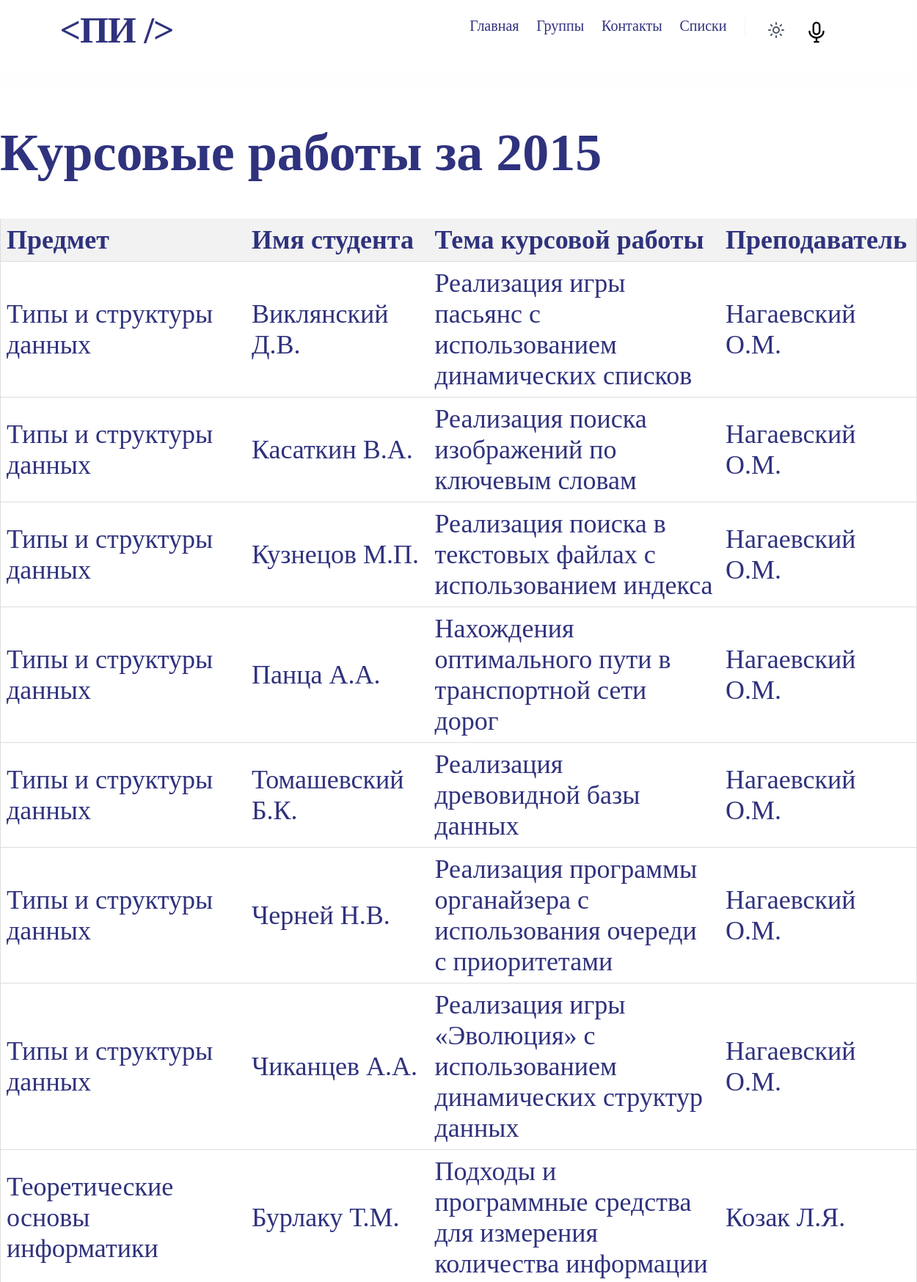
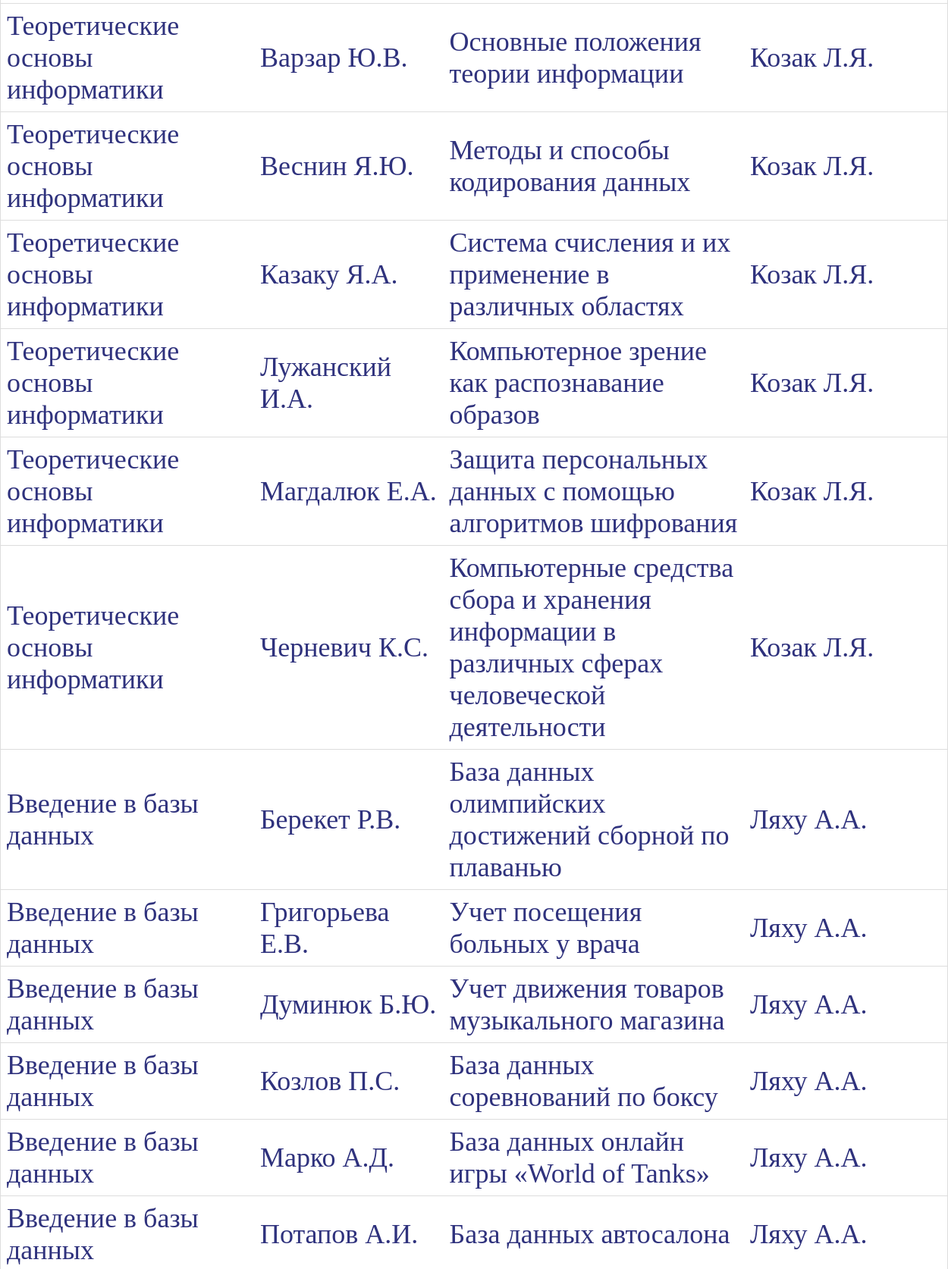
Page /kursovaya/2015 (upper part) on the committed database (2 pictures, top to bottom).
### app.py (models this page shows)
class List_coursework(db.Model):
    id = db.Column(db.Integer, primary_key=True)
    year = db.Column(db.String(100), nullable=True)
    subject =db.Column(db.String(100), nullable=True)
    name_student = db.Column(db.String(100), nullable=True)
    name_coursework = db.Column(db.String(100), nullable=True)
    name_teacher = db.Column(db.String(100), nullable=True)

### app.py (the view)
@app.route('/kursovaya/<int:year>')
def kursovaya(year):
    data = List_coursework.query.filter_by(year=year).all()
    return render_template('Kursovaya.html', data=data, year=year)

### app.py (called while the page is built)
@app.before_request
def restrict_access():
    if request.endpoint and "/admin" in request.endpoint:  # Проверяем, что запрос направлен к админке
        if not current_user.is_authenticated:  # Если пользователь не аутентифицирован
            return redirect(url_for('login'))  # Перенаправляем его на страницу входа
        elif current_user.user_role != 1:  # Если у пользователя нет админских прав
            flash("У вас нет доступа к этой странице.", 'error')  # Показываем сообщение об ошибке
            return redirect(url_for('login'))  # Перенаправляем его на страницу входа

### templates/Kursovaya.html (shortened to what this page needs)
{% extends 'base.html' %}
{% block head %}
    <link rel="stylesheet" href="{{ url_for('static', filename='css/Diplom.css') }}">
{% endblock %}
{% block body%}
    <h1>Курсовые работы за {{ year }}</h1>
    <table>
        <thead>
            <tr>
                <th>Предмет</th>
                <th>Имя студента</th>
                <th>Тема курсовой работы</th>
                <th>Преподаватель</th>
            </tr>
        </thead>
        <tbody>
            {% for item in data %}
                <tr>
                    <td>{{ item.subject }}</td>
                    <td>{{ item.name_student }}</td>
                    <td>{{ item.name_coursework }}</td>
                    <td>{{ item.name_teacher }}</td>
                </tr>
            {% endfor %}
        </tbody>
    </table>
{% endblock %}

### static/css/base.css (style rules this page uses)
.light-theme { background-color: #ffffff; }

### static/css/global.css (style rules this page uses)
body { margin: 0; line-height: normal; }
:root { --font-open-sans: "Open Sans"; --font-akshar: Akshar; --font-poppins: Poppins; --font-nunito-sans: "Nunito Sans"; --body2-medium-all: Inter; --font-size-5xl: 24px; --font-size-lgi: 19px; --font-size-3xl: 22px; --font-size-4xs-4: 8.4px; --font-size-base-8: 16.8px; --font-size-17xl: 36px; --font-size-10xl: 29px; --body2-medium-all-size: 16px; --color-gray-100: #fffefe; --gray-900: #111827; --color-gainsboro-100: #e2e2e2; --color-ghostwhite: #f0f0f6; --color-black: #000; --color-darkorange: #f48c06; --gray-default: #fff; --color-lightsteelblue: rgba(201, 211, 231, 0.4); --color-crimson: #e13468; --color-deepskyblue-100: #23bdee; --gray-50: #f9fafb; --gray-100: #f3f4f6; --color-sandybrown-100: #f4b767; --color-darkslateblue: #2f327d; --gray-600: #4b5563; --gap-5xs-5: 7.5px; --gap-11xs-5: 1.5px; --gap-base: 16px; --padding-8xs: 5px; --padding-13xl: 32px; --padding-xl: 20px; --padding-164xl-3: 183.3px; --padding-xs-9: 11.9px; --padding-smi-5: 12.5px; --padding-8xs-7: 4.7px; --padding-8xs-6: 4.6px; --padding-5xs-4: 7.4px; --padding-7xs-4: 5.4px; --padding-164xl-4: 183.4px; --padding-smi-4: 12.4px; --padding-7xs-5: 5.5px; --padding-mini-3: 14.3px; --padding-base-6: 15.6px; --padding-7xs: 6px; --padding-21xl: 40px; --br-61xl: 80px; --br-lg-8: 18.8px; --br-8xs-2: 4.2px; --br-12xs-4: 0.4px; --br-19xl-7: 38.7px; --br-xl: 20px; }

### static/css/Diplom.css (style rules this page uses)
table { width: 100%; border-collapse: collapse; margin-top: 20px; }
th, td { padding: 8px; text-align: left; border-bottom: 1px solid #ddd; }
th { background-color: #f2f2f2; }
th:first-child, td:first-child { border-left: 1px solid #ddd; }
th:last-child, td:last-child { border-right: 1px solid #ddd; }

### rows in the picture
List_coursework: subject "Типы и структуры данных", name_student "Виклянский Д.В.", name_coursework "Реализация игры пасьянс с использованием динамических списков", name_teacher "Нагаевский О.М."
List_coursework: subject "Типы и структуры данных", name_student "Касаткин В.А.", name_coursework "Реализация поиска изображений по ключевым словам", name_teacher "Нагаевский О.М."
List_coursework: subject "Типы и структуры данных", name_student "Кузнецов М.П.", name_coursework "Реализация поиска в текстовых файлах с использованием индекса", name_teacher "Нагаевский О.М."
List_coursework: subject "Типы и структуры данных", name_student "Панца А.А.", name_coursework "Нахождения оптимального пути в транспортной сети дорог", name_teacher "Нагаевский О.М."
List_coursework: subject "Типы и структуры данных", name_student "Томашевский Б.К.", name_coursework "Реализация древовидной базы данных", name_teacher "Нагаевский О.М."
List_coursework: subject "Типы и структуры данных", name_student "Черней Н.В.", name_coursework "Реализация программы органайзера с использования очереди с приоритетами", name_teacher "Нагаевский О.М."
List_coursework: subject "Типы и структуры данных", name_student "Чиканцев А.А.", name_coursework "Реализация игры «Эволюция» с использованием динамических структур данных", name_teacher "Нагаевский О.М."
List_coursework: subject "Теоретические основы информатики", name_student "Бурлаку Т.М.", name_coursework "Подходы и программные средства для измерения количества информации", name_teacher "Козак Л.Я."
List_coursework: subject "Теоретические основы информатики", name_student "Варзар Ю.В.", name_coursework "Основные положения теории информации", name_teacher "Козак Л.Я."
List_coursework: subject "Теоретические основы информатики", name_student "Веснин Я.Ю.", name_coursework "Методы и способы кодирования данных", name_teacher "Козак Л.Я."
List_coursework: subject "Теоретические основы информатики", name_student "Казаку Я.А.", name_coursework "Система счисления и их применение в различных областях", name_teacher "Козак Л.Я."
List_coursework: subject "Теоретические основы информатики", name_student "Лужанский И.А.", name_coursework "Компьютерное зрение как распознавание образов", name_teacher "Козак Л.Я."
List_coursework: subject "Теоретические основы информатики", name_student "Магдалюк Е.А.", name_coursework "Защита персональных данных с помощью алгоритмов шифрования", name_teacher "Козак Л.Я."
List_coursework: subject "Теоретические основы информатики", name_student "Черневич К.С.", name_coursework "Компьютерные средства сбора и хранения информации в различных сферах человеческой деятельности", name_teacher "Козак Л.Я."
List_coursework: subject "Введение в базы данных", name_student "Берекет Р.В.", name_coursework "База данных олимпийских достижений сборной по плаванью", name_teacher "Ляху А.А."
List_coursework: subject "Введение в базы данных", name_student "Григорьева Е.В.", name_coursework "Учет посещения больных у врача", name_teacher "Ляху А.А."
List_coursework: subject "Введение в базы данных", name_student "Думинюк Б.Ю.", name_coursework "Учет движения товаров музыкального магазина", name_teacher "Ляху А.А."
List_coursework: subject "Введение в базы данных", name_student "Козлов П.С.", name_coursework "База данных соревнований по боксу", name_teacher "Ляху А.А."
List_coursework: subject "Введение в базы данных", name_student "Марко А.Д.", name_coursework "База данных онлайн игры «World of Tanks»", name_teacher "Ляху А.А."
List_coursework: subject "Введение в базы данных", name_student "Потапов А.И.", name_coursework "База данных автосалона", name_teacher "Ляху А.А."

### other values in the picture
{{ year }} "2015"
